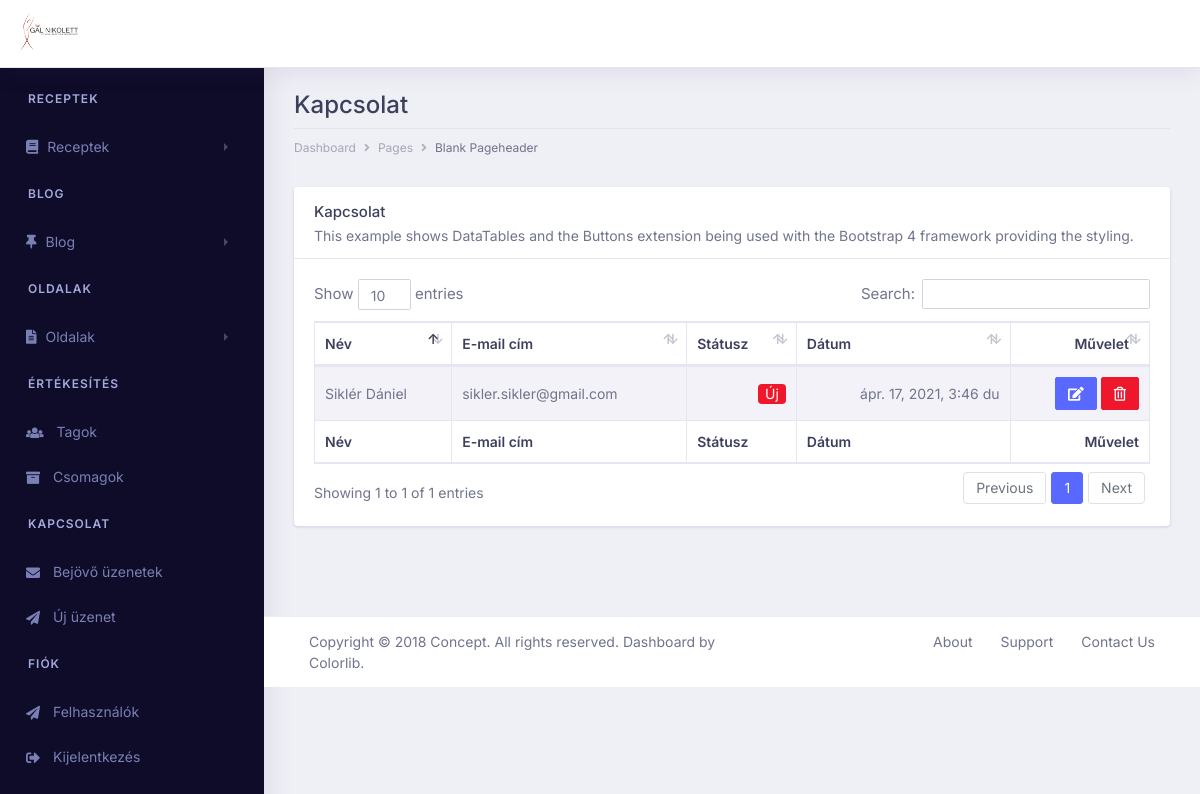
/contact/ (signed in), run on an earlier commit of the app's database.
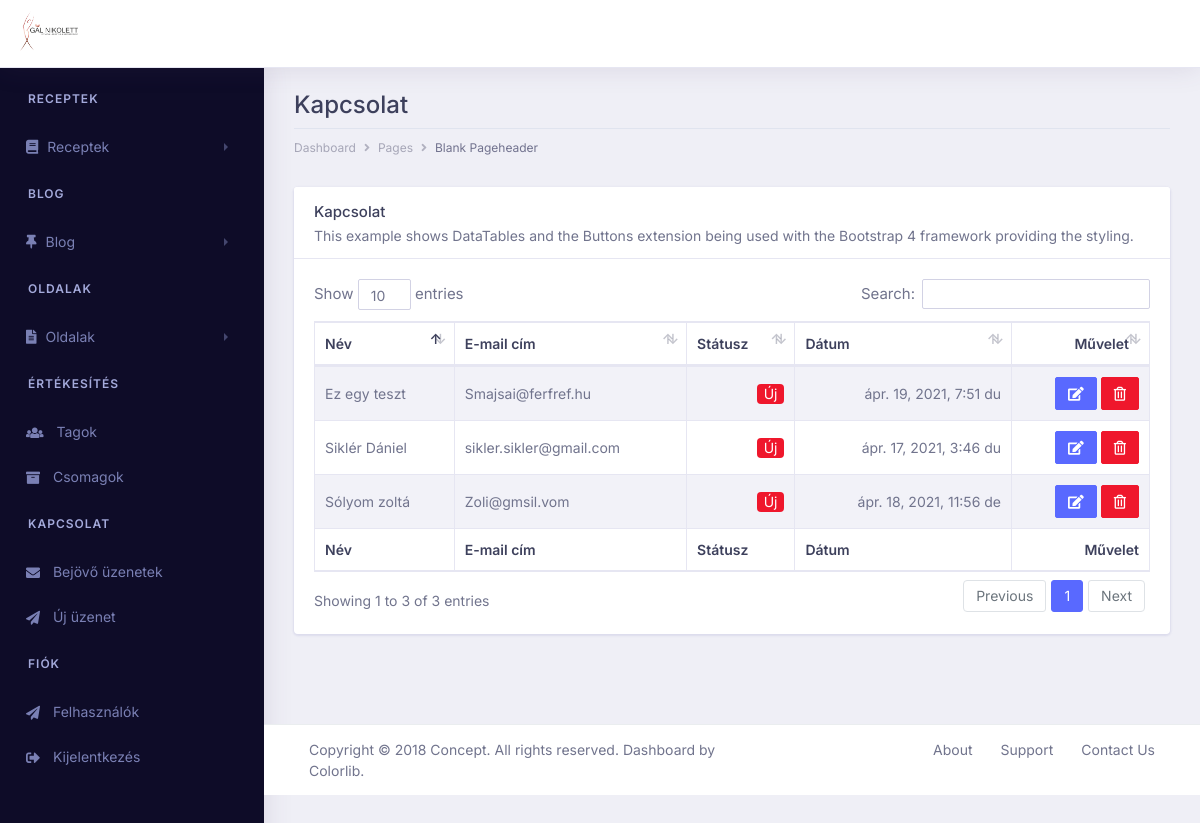
And on a later commit of the database.
### contact/models.py (models this page shows, shortened)
class Contact(models.Model):
    contact_name = models.CharField(max_length=200, unique=True)
    contact_email = models.CharField(max_length=254)
    contact_message = models.TextField()
    contact_status = models.IntegerField(choices=STATUS, default=0)
    contact_updated_at = models.DateTimeField(auto_now= True)
    contact_created_at = models.DateTimeField(auto_now_add=True)
    class Meta:
        ordering = ['-contact_created_at']

### contact/views.py (the view)
# urls.py: path('', views.index, name='index'), #posts url
@login_required
def index(request):
    try:
        contacts = Contact.objects.all()
    except Contact.DoesNotExist:
        raise Http404("404 | Nem létezik!")
    return render(request, 'contacts/index.html', {'contacts':contacts})

### contact/templates/contacts/index.html (shortened to what this page needs)
{% extends "../base_contacts.html" %}
{% block content %}
    <div class="row">
        <div class="col-xl-12 col-lg-12 col-md-12 col-sm-12 col-12">
            <div class="page-header">
                <h2 class="pageheader-title">Kapcsolat</h2>
                <div class="page-breadcrumb">
                    <nav aria-label="breadcrumb">
                        <ol class="breadcrumb">
                            <li class="breadcrumb-item"><a href="#" class="breadcrumb-link">Dashboard</a></li>
                            <li class="breadcrumb-item"><a href="#" class="breadcrumb-link">Pages</a></li>
                            <li class="breadcrumb-item active" aria-current="page">Blank Pageheader</li>
                        </ol>
                    </nav>
                </div>
            </div>
        </div>
    </div>
    <div class="row">
        <div class="col-xl-12 col-lg-12 col-md-12 col-sm-12 col-12">
            <div class="card">
                <div class="card-header">
                    <h5 class="mb-0">Kapcsolat</h5>
                    <p>This example shows DataTables and the Buttons extension being used with the Bootstrap 4 framework providing the styling.</p>
                </div>
                <div class="card-body">
                    <div class="table-responsive">
                        <table id="example" class="table table-striped table-bordered first table-sm" style="width:100%">
                            <thead>
                                <tr>
                                    <th>Név</th>
                                    <th>E-mail cím</th>
                                    <th>Státusz</th>
                                    <th>Dátum</th>
                                    <th class="text-right">Művelet</th>
                                </tr>
                            </thead>
                            <tbody>
                            {% for contact in contacts %}
                                <tr>
                                    <td>{{contact.contact_name}}</td>
                                    <td>{{contact.contact_email}}</td>
                                    <td class="text-right">
                                       {% if contact.contact_status == 2 %}
                                               <span class='badge badge-pill bg-success text-white'>Új</span>
                                        {% elif contact.contact_status == 1 %}
                                               <span class='badge badge-pill bg-warning text-white'>Folyamatban</span>
                                        {% else %}
                                                <span class='badge badge-pill bg-danger text-white'>Új</span>
                                        {% endif %}
                                    </td>
                                    <td class="text-right">{{contact.contact_created_at}}</td>
                                    <td class="text-right">
                                        <a href="{% url 'contact_update' contact.pk %}" class="btn btn-sm btn-primary"><i class="fa fa-edit"></i></a>
                                        <a href="{% url 'contact_delete' contact.pk %}" class="btn btn-sm btn-danger text-white"><i class="far fa-trash-alt"></i></a>
                                    </td>
                                </tr>
                             {% endfor %}
                            </tbody>
                            <tfoot>
                                <tr>
                                    <th>Név</th>
                                    <th>E-mail cím</th>
                                    <th>Státusz</th>
                                    <th>Dátum</th>
                                    <th class="text-right">Művelet</th>
                                </tr>
                            </tfoot>
                        </table>
                    </div>
                </div>
            </div>
        </div>
    </div>
{% endblock %}

What changed in the data, as far as the page shows it:
added Contact: contact_name "Ez egy teszt", contact_email "Smajsai@ferfref.hu", contact_status "Új", contact_created_at "ápr. 19, 2021, 7:51 du"
added Contact: contact_name "Sólyom zoltá", contact_email "Zoli@gmsil.vom", contact_status "Új", contact_created_at "ápr. 18, 2021, 11:56 de"
Also different on the page:
text written by a page script: "Show entries Search: Showing 1 to 1 of 1 entries Previous 1 Next" → "Show entries Search: Showing 1 to 3 of 3 entries Previous 1 Next"
